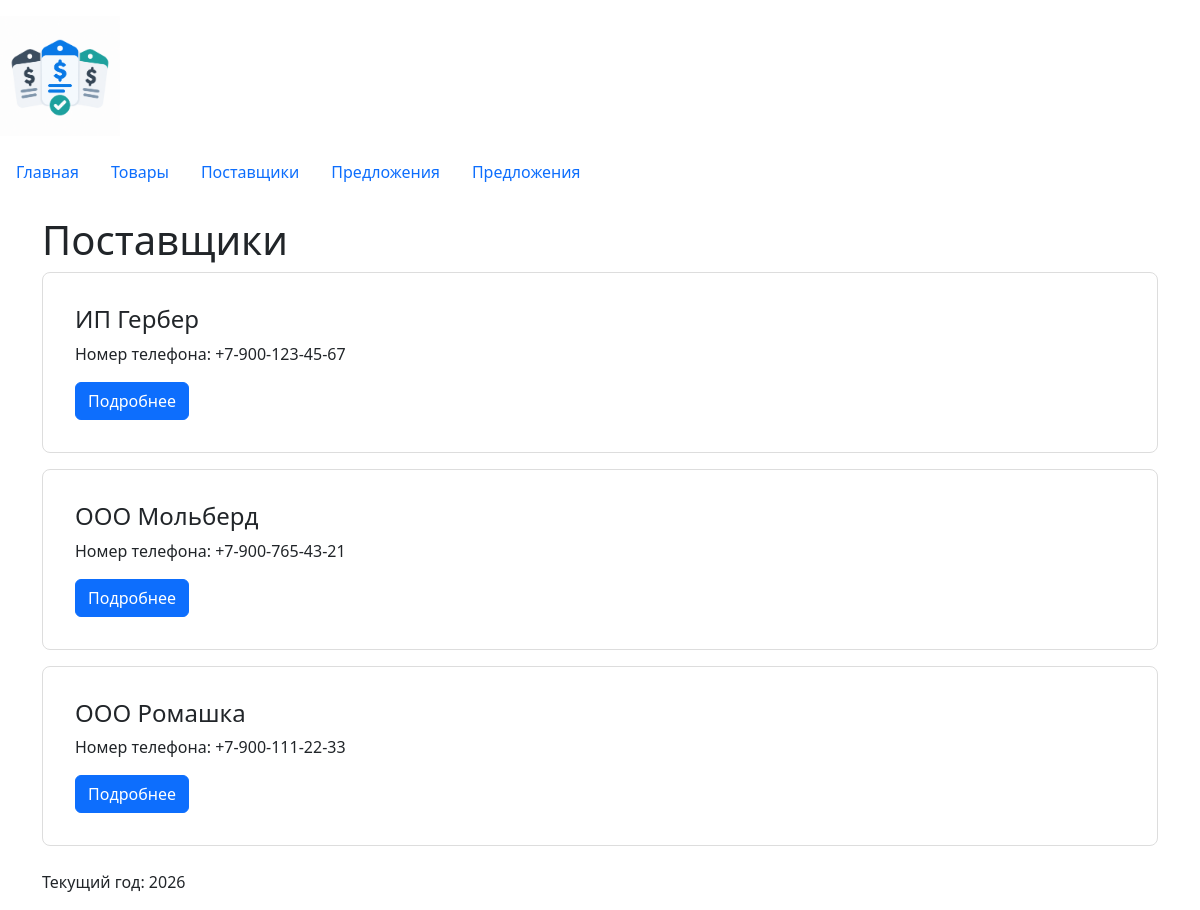
Screenshot of /suppliers/ with the database file from the repository.
### suppliers/views.py (the view)
# urls.py: path('', views.supplier_list, name='list'),
def supplier_list(request: HttpRequest) -> HttpResponse:
    conn = sqlite3.connect(DB_PATH)
    conn.row_factory = sqlite3.Row
    suppliers: list[sqlite3.Row] = conn.execute(
        """
        SELECT
            supplier_id,
            name,
            inn,
            phone,
            email
        FROM suppliers
        ORDER BY name;
        """
    ).fetchall()
    conn.close()
    context: dict[str, list[sqlite3.Row]] = {
        'suppliers': suppliers,
    }
    return render(request, "suppliers/supplier_list.html", context)

### suppliers/templates/suppliers/supplier_list.html (shortened to what this page needs)
{% extends "base.html" %}
{% block content %}
    <h1>Поставщики</h1>
    {% for supplier in suppliers %}
        {% include "suppliers/includes/supplier_card.html" %}
        {% empty %}
        <p>Поставщики не найдены</p>
    {% endfor %}
{% endblock %}

### suppliers/templates/suppliers/includes/supplier_card.html
<article class="card supplier-card mb-3">
    <div class="card-body">
        <h4 class="card-title">
            {{ supplier.name }}
        </h4>
        <p class="card-text">
            Номер телефона: {{ supplier.phone }}
        </p>
        <a
            href="{% url 'suppliers:detail' supplier.supplier_id %}"
            class="btn btn-primary"
        >
            Подробнее
        </a>
    </div>
</article>

### homepage/static/homepage/css/style.css (style rules this page uses)
body { min-height: 100vh; }
.product-card, .offer-card, .supplier-card { margin-bottom: 1rem; padding: 1rem; border: 1px solid #ddd; border-radius: 8px; }

### rows the page displays
suppliers: name "ИП Гербер", phone "+7-900-123-45-67"
suppliers: name "ООО Мольберд", phone "+7-900-765-43-21"
suppliers: name "ООО Ромашка", phone "+7-900-111-22-33"
